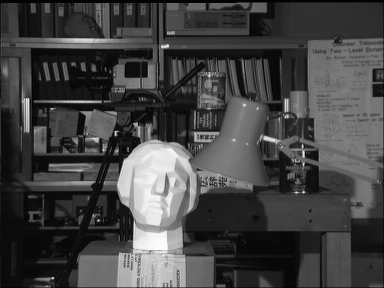
#> input picture OpenCV-tutorials/data/tsukuba_l.png, 384 x 288 px
$ python histogramEqualization2.py
#> lines starting #> are read from the running program, lines starting #| are printed output that depends on the picture
'''
 Based on the following tutorial:
   http://docs.opencv.org/3.0-beta/doc/py_tutorials/py_imgproc/py_histograms/py_histogram_equalization/py_histogram_equalization.html
'''

import numpy as np
import cv2
from matplotlib import pyplot as plt

# Load the image in gray scale
img = cv2.imread('../data/tsukuba_l.png', 0)
#> img is the input picture: shape (288, 384); min 0, max 252, mean 67.6

# Equalize the image
equalizedImg = cv2.equalizeHist(img)
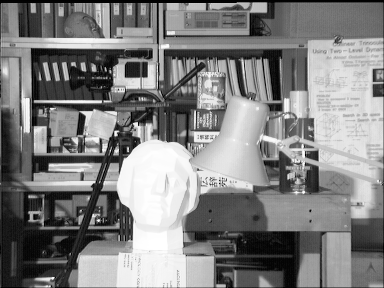
#> equalizedImg: shape (288, 384); min 0, max 255, mean 128.6

# Use instead Contrast Limited Adaptive Histogram Equalization (CLAHE)
clahe = cv2.createCLAHE(clipLimit=2, tileGridSize=(8, 8))
claheImg = clahe.apply(img)
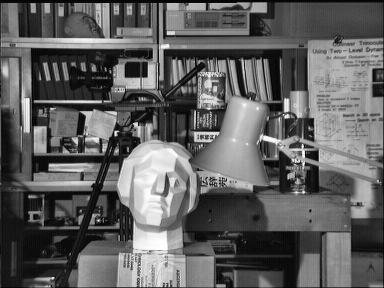
#> claheImg: shape (288, 384); min 1, max 255, mean 95.9

# Display the results
plt.subplot(131)
plt.title('original')
plt.imshow(img, 'gray')
plt.xticks([])
plt.yticks([])

plt.subplot(132)
plt.title('equalized')
plt.imshow(equalizedImg, 'gray')
plt.xticks([])
plt.yticks([])

plt.subplot(133)
plt.title('CLAHE')
plt.imshow(claheImg, 'gray')
plt.xticks([])
plt.yticks([])

plt.show()
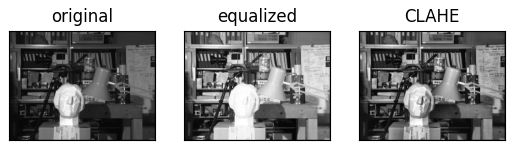
#> figure drawn by matplotlib, 3 panels

$ run again, with OpenCV-tutorials/data/digits.png copied over OpenCV-tutorials/data/tsukuba_l.png
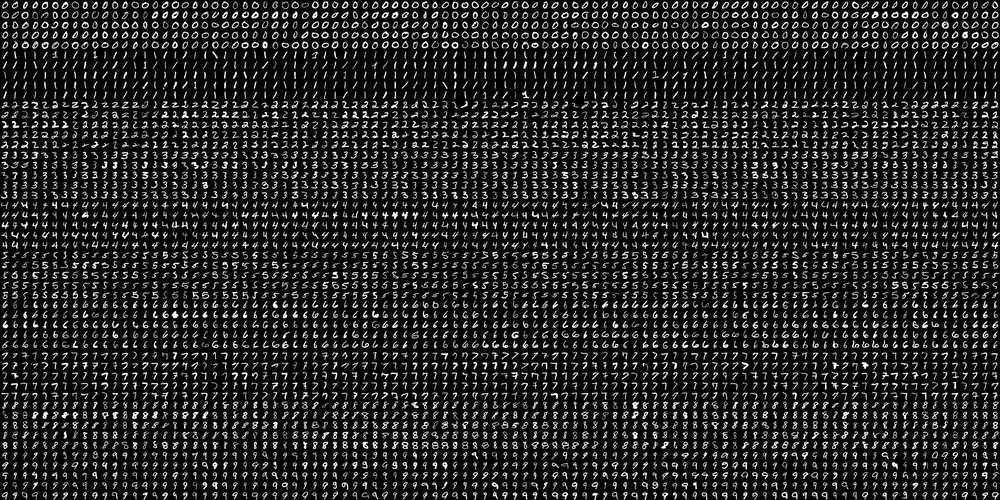
#> input picture OpenCV-tutorials/data/digits.png, 1000 x 500 px, shrunk from 2000 x 1000 before the run
#> img is the input picture: shape (500, 1000); min 0, max 255, mean 36.1
#> `equalizedImg = cv2.equalizeHist(img)`:
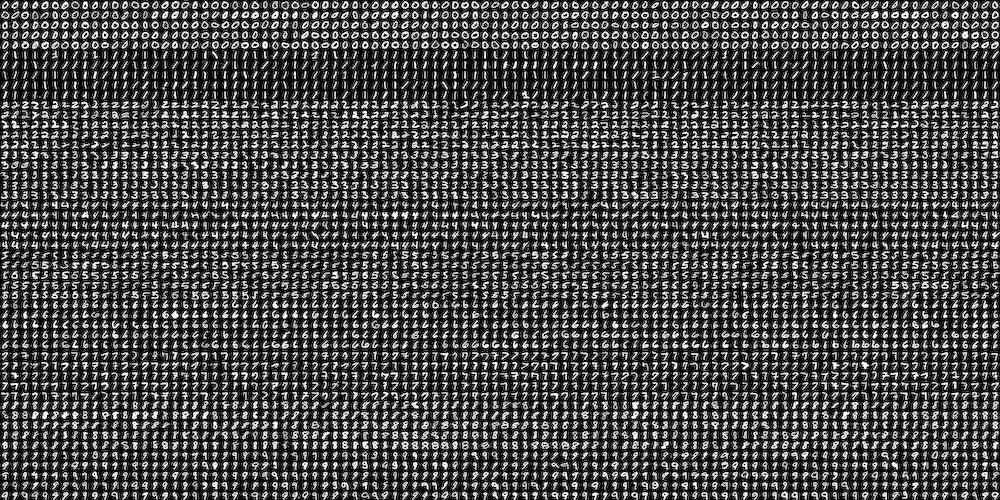
#> equalizedImg: shape (500, 1000); min 0, max 255, mean 71
#> `plt.show()`:
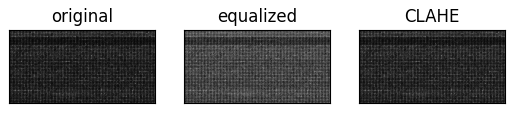
#> figure drawn by matplotlib, 3 panels
